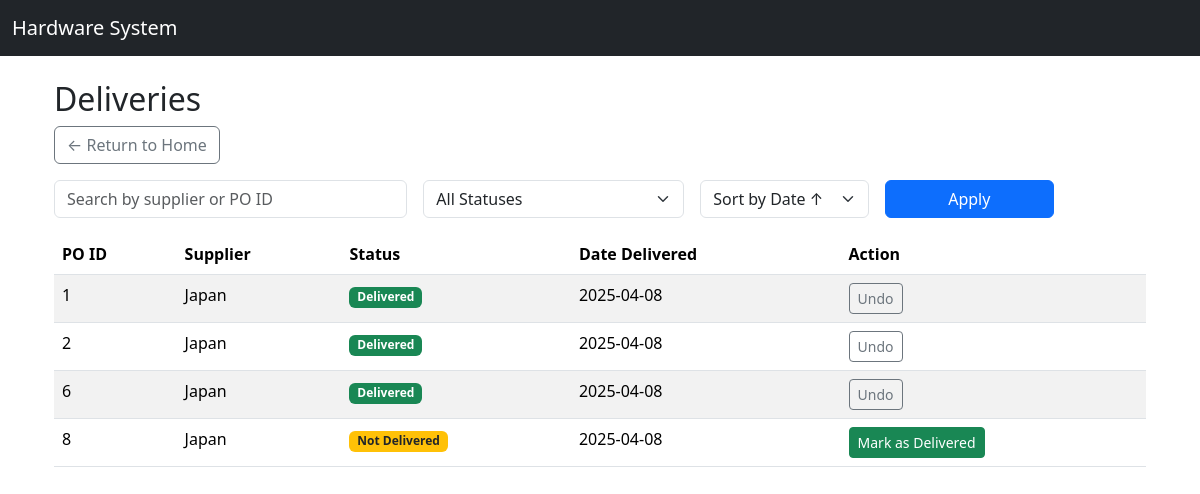
Page /deliveries/ on the committed database.
### core/models.py (models this page shows, shortened)
class Delivery(models.Model):
    purchase_order = models.ForeignKey('PurchaseOrder', on_delete=models.CASCADE)
    delivery_date = models.DateField()
    received_by = models.ForeignKey('auth.User', on_delete=models.SET_NULL, null=True)
    notes = models.TextField(blank=True, null=True)
    delivered = models.BooleanField(default=False)

class PurchaseOrder(models.Model):
    supplier = models.ForeignKey(Supplier, on_delete=models.CASCADE)
    date_created = models.DateField(auto_now_add=True)
    expected_delivery_date = models.DateField(blank=True, null=True)
    status = models.CharField(max_length=20, default='Pending')  # e.g., Pending, Delivered, Cancelled

class Supplier(models.Model):
    name = models.CharField(max_length=255)
    contact_person = models.CharField(max_length=255, blank=True, null=True)
    email = models.EmailField(blank=True, null=True)
    phone = models.CharField(max_length=20, blank=True, null=True)
    address = models.TextField(blank=True, null=True)

### core/views.py (the view)
# urls.py: path('deliveries/', views.delivery_list, name='delivery_list'),
def delivery_list(request):
    search_query = request.GET.get('search', '')
    status_filter = request.GET.get('status', '')
    sort_by = request.GET.get('sort', 'delivery_date')
    deliveries = Delivery.objects.all()
    if search_query:
        deliveries = deliveries.filter(
            Q(purchase_order__supplier__name__icontains=search_query) |
            Q(purchase_order__id__icontains=search_query)
        )
    if status_filter == 'delivered':
        deliveries = deliveries.filter(delivered=True)
    elif status_filter == 'not_delivered':
        deliveries = deliveries.filter(delivered=False)
    if sort_by in ['delivery_date', '-delivery_date', 'delivered']:
        deliveries = deliveries.order_by(sort_by)
    paginator = Paginator(deliveries, 10)
    page_number = request.GET.get("page")
    page_obj = paginator.get_page(page_number)
    context = {
        'deliveries': page_obj,
        'search_query': search_query,
        'status_filter': status_filter,
        'sort_by': sort_by
    }
    return render(request, 'core/delivery_list.html', context)

### core/templates/core/delivery_list.html (shortened to what this page needs)
{% extends 'base.html' %}
{% block content %}
<div class="container mt-4">
  <h2>Deliveries</h2>
  <a href="{% url 'home' %}" class="btn btn-outline-secondary mb-3">← Return to Home</a>
  <form method="get" class="row g-3 mb-3">
    <div class="col-md-4">
      <input type="text" name="search" class="form-control" placeholder="Search by supplier or PO ID" value="{{ search_query }}">
    </div>
    <div class="col-md-3">
      <select name="status" class="form-select">
        <option value="">All Statuses</option>
      </select>
    </div>
    <div class="col-md-2">
      <select name="sort" class="form-select">
        <option value="delivery_date" {% if sort_by == 'delivery_date' %}selected{% endif %}>Sort by Date ↑</option>
      </select>
    </div>
    <div class="col-md-2">
      <button type="submit" class="btn btn-primary w-100">Apply</button>
    </div>
  </form>
  <table class="table table-striped">
    <thead>
      <tr>
        <th>PO ID</th>
        <th>Supplier</th>
        <th>Status</th>
        <th>Date Delivered</th>
        <th>Action</th>
      </tr>
    </thead>
    <tbody>
      {% for delivery in deliveries %}
      <tr>
        <td>{{ delivery.purchase_order.id }}</td>
        <td>{{ delivery.purchase_order.supplier.name }}</td>
        <td>
          {% if delivery.delivered %}
            <span class="badge bg-success">Delivered</span>
          {% else %}
            <span class="badge bg-warning text-dark">Not Delivered</span>
          {% endif %}
        </td>
        <td>{{ delivery.delivery_date|date:"Y-m-d" }}</td>
        <td>
          {% if delivery.delivered %}
            <a href="{% url 'undo_delivery' delivery.id %}" class="btn btn-sm btn-outline-secondary">Undo</a>
          {% else %}
            <a href="{% url 'mark_as_delivered' delivery.id %}" class="btn btn-sm btn-success">Mark as Delivered</a>
          {% endif %}
        </td>
      </tr>
      {% empty %}
      <tr>
        <td colspan="5" class="text-center">No deliveries found.</td>
      </tr>
      {% endfor %}
    </tbody>
  </table>
</div>
{% endblock %}

### rows in the picture
Delivery: purchase_order.id "1", purchase_order.supplier.name "Japan", delivered "Delivered", delivery_date "2025-04-08"
Delivery: purchase_order.id "2", purchase_order.supplier.name "Japan", delivered "Delivered", delivery_date "2025-04-08"
Delivery: purchase_order.id "6", purchase_order.supplier.name "Japan", delivered "Delivered", delivery_date "2025-04-08"
Delivery: purchase_order.id "8", purchase_order.supplier.name "Japan", delivered "Not Delivered", delivery_date "2025-04-08"
